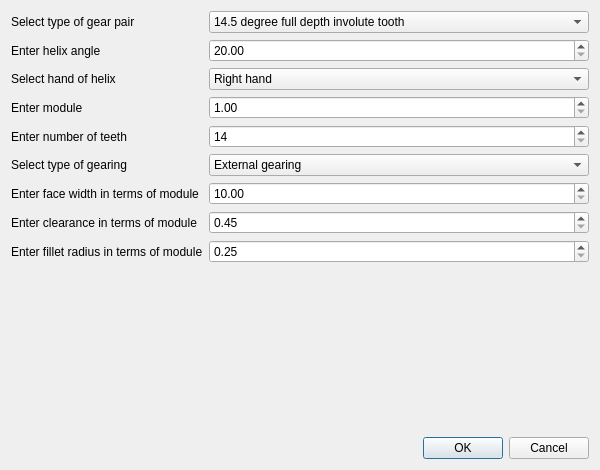
<?xml version="1.0" encoding="UTF-8"?>
<ui version="4.0">
 <class>Dialog</class>
 <widget class="QDialog" name="Dialog">
  <property name="geometry">
   <rect>
    <x>0</x>
    <y>0</y>
    <width>600</width>
    <height>470</height>
   </rect>
  </property>
  <property name="minimumSize">
   <size>
    <width>600</width>
    <height>470</height>
   </size>
  </property>
  <property name="maximumSize">
   <size>
    <width>600</width>
    <height>470</height>
   </size>
  </property>
  <property name="windowTitle">
   <string>Model Data</string>
  </property>
  <layout class="QGridLayout" name="gridLayout">
   <item row="1" column="0">
    <widget class="QDialogButtonBox" name="buttonBox">
     <property name="orientation">
      <enum>Qt::Horizontal</enum>
     </property>
     <property name="standardButtons">
      <set>QDialogButtonBox::Cancel|QDialogButtonBox::Ok</set>
     </property>
    </widget>
   </item>
   <item row="0" column="0">
    <layout class="QFormLayout" name="formLayout">
     <item row="0" column="0">
      <widget class="QLabel" name="profileLabel">
       <property name="text">
        <string>Select type of gear pair</string>
       </property>
      </widget>
     </item>
     <item row="0" column="1">
      <widget class="QComboBox" name="profile">
       <item>
        <property name="text">
         <string>14.5 degree full depth involute tooth</string>
        </property>
       </item>
       <item>
        <property name="text">
         <string>20 degree full depth involute tooth</string>
        </property>
       </item>
      </widget>
     </item>
     <item row="1" column="0">
      <widget class="QLabel" name="helixAngleLabel">
       <property name="text">
        <string>Enter helix angle</string>
       </property>
      </widget>
     </item>
     <item row="1" column="1">
      <widget class="QDoubleSpinBox" name="helixAngle">
       <property name="minimum">
        <double>20.000000000000000</double>
       </property>
       <property name="maximum">
        <double>30.000000000000000</double>
       </property>
       <property name="singleStep">
        <double>0.250000000000000</double>
       </property>
      </widget>
     </item>
     <item row="2" column="0">
      <widget class="QLabel" name="helixHandLabel">
       <property name="text">
        <string>Select hand of helix</string>
       </property>
      </widget>
     </item>
     <item row="2" column="1">
      <widget class="QComboBox" name="helixHand">
       <item>
        <property name="text">
         <string>Right hand</string>
        </property>
       </item>
       <item>
        <property name="text">
         <string>Left hand</string>
        </property>
       </item>
      </widget>
     </item>
     <item row="3" column="0">
      <widget class="QLabel" name="moduleLabel">
       <property name="text">
        <string>Enter module</string>
       </property>
      </widget>
     </item>
     <item row="3" column="1">
      <widget class="QDoubleSpinBox" name="module">
       <property name="minimum">
        <double>1.000000000000000</double>
       </property>
       <property name="maximum">
        <double>50.000000000000000</double>
       </property>
       <property name="singleStep">
        <double>0.250000000000000</double>
       </property>
      </widget>
     </item>
     <item row="4" column="0">
      <widget class="QLabel" name="teethLabel">
       <property name="text">
        <string>Enter number of teeth</string>
       </property>
      </widget>
     </item>
     <item row="4" column="1">
      <widget class="QSpinBox" name="teeth">
       <property name="minimum">
        <number>14</number>
       </property>
       <property name="maximum">
        <number>300</number>
       </property>
      </widget>
     </item>
     <item row="5" column="0">
      <widget class="QLabel" name="gearingLabel">
       <property name="text">
        <string>Select type of gearing</string>
       </property>
      </widget>
     </item>
     <item row="5" column="1">
      <widget class="QComboBox" name="gearing">
       <item>
        <property name="text">
         <string>External gearing</string>
        </property>
       </item>
      </widget>
     </item>
     <item row="6" column="0">
      <widget class="QLabel" name="faceWidthLabel">
       <property name="text">
        <string>Enter face width in terms of module</string>
       </property>
      </widget>
     </item>
     <item row="6" column="1">
      <widget class="QDoubleSpinBox" name="faceWidth">
       <property name="minimum">
        <double>10.000000000000000</double>
       </property>
       <property name="maximum">
        <double>100.000000000000000</double>
       </property>
       <property name="singleStep">
        <double>0.500000000000000</double>
       </property>
      </widget>
     </item>
     <item row="7" column="0">
      <widget class="QLabel" name="clearanceLabel">
       <property name="text">
        <string>Enter clearance in terms of module</string>
       </property>
      </widget>
     </item>
     <item row="7" column="1">
      <widget class="QDoubleSpinBox" name="clearance">
       <property name="minimum">
        <double>0.450000000000000</double>
       </property>
       <property name="maximum">
        <double>2.000000000000000</double>
       </property>
       <property name="singleStep">
        <double>0.010000000000000</double>
       </property>
      </widget>
     </item>
     <item row="8" column="0">
      <widget class="QLabel" name="filletLabel">
       <property name="text">
        <string>Enter fillet radius in terms of module</string>
       </property>
      </widget>
     </item>
     <item row="8" column="1">
      <widget class="QDoubleSpinBox" name="fillet">
       <property name="minimum">
        <double>0.250000000000000</double>
       </property>
       <property name="maximum">
        <double>5.000000000000000</double>
       </property>
       <property name="singleStep">
        <double>0.050000000000000</double>
       </property>
      </widget>
     </item>
    </layout>
   </item>
  </layout>
 </widget>
 <resources/>
 <connections>
  <connection>
   <sender>buttonBox</sender>
   <signal>accepted()</signal>
   <receiver>Dialog</receiver>
   <slot>accept()</slot>
   <hints>
    <hint type="sourcelabel">
     <x>248</x>
     <y>254</y>
    </hint>
    <hint type="destinationlabel">
     <x>157</x>
     <y>274</y>
    </hint>
   </hints>
  </connection>
  <connection>
   <sender>buttonBox</sender>
   <signal>rejected()</signal>
   <receiver>Dialog</receiver>
   <slot>reject()</slot>
   <hints>
    <hint type="sourcelabel">
     <x>316</x>
     <y>260</y>
    </hint>
    <hint type="destinationlabel">
     <x>286</x>
     <y>274</y>
    </hint>
   </hints>
  </connection>
 </connections>
</ui>
